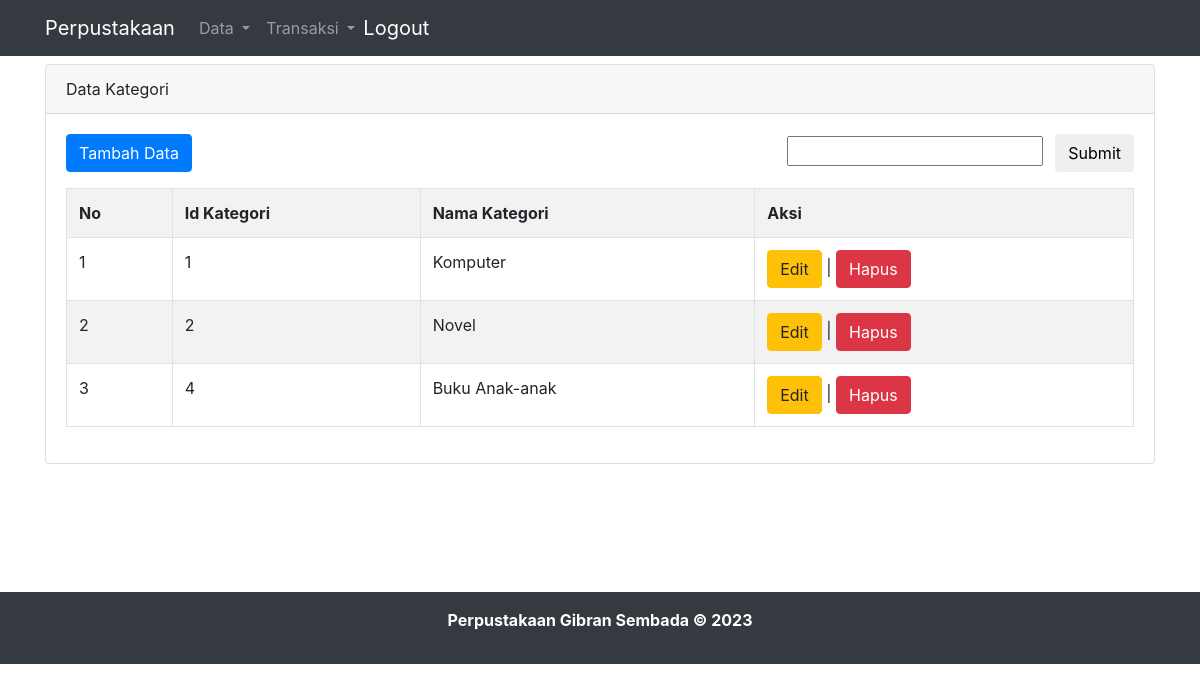
The page /kategori.php (signed in) on the database its author committed.
### tables this page shows
CREATE TABLE `kategori` (
  `kategori_id` int NOT NULL AUTO_INCREMENT,
  `nama_kategori` varchar(50) NOT NULL,
  PRIMARY KEY (`kategori_id`)
);

### kategori.php (the view, shortened to what this page needs)
<?php
include "header.php";
?>
<div class="container">
  <div class="row">
    <div class="col-lg-12 mt-2" style=min-height:480px;">
      <div class="card">
        <div class="card-header">
          Data Kategori
        </div>
        <div class="card-body">
          <div class="row">
            <div class="col">
              <a href="tambah_kategori.php" class="btn btn-primary">Tambah Data</a>
            </div>
            <div class="col">
              <from action="" class="from-inline float-right">
                <input type="text" class="from-control">
                <input type="submit" class="btn btn-primar ml-2">
              </from>
            </div>
          </div>
          <div class="row mt-3">
            <div class="col">
              <?php
              include 'koneksi.php';
              $sql = "SELECT * FROM kategori";
              $result = $mysqli->query($sql);
              $no = 1;
              if ($result->num_rows > 0) {
                echo "<table class='table table-bordered table-striped'>";
                echo "<tr>
                      <th>No</th>
                      <th>Id Kategori</th>
                      <th>Nama Kategori</th>
                      <th>Aksi</th>
                      </tr>";
                while ($row = $result->fetch_assoc()) {
                  echo "<tr>";
                  echo "<td>" . $no++ . "</td>";
                  echo "<td>" . $row["kategori_id"] . "</td>";
                  echo "<td>" . $row["nama_kategori"] . "</td>";
                  echo "<td><a href='edit_kategori.php?id=" . $row["kategori_id"] . "' class='btn btn-warning'>Edit</a> | <a href='hapus_kategori.php?id=" . $row["kategori_id"] . "' class='btn btn-danger'>Hapus</a></td>";
                  echo "</tr>";
                }
                echo "</table>";
              } else {
                echo "Tidak ada data kategori.";
              }
              ?>
            </div>
          </div>
        </div>
      </div>
    </div>
  </div>
</div>
<?php
include "footer.php";
?>

### rows shown on the page
kategori: kategori_id "1", nama_kategori "Komputer"
kategori: kategori_id "2", nama_kategori "Novel"
kategori: kategori_id "4", nama_kategori "Buku Anak-anak"
